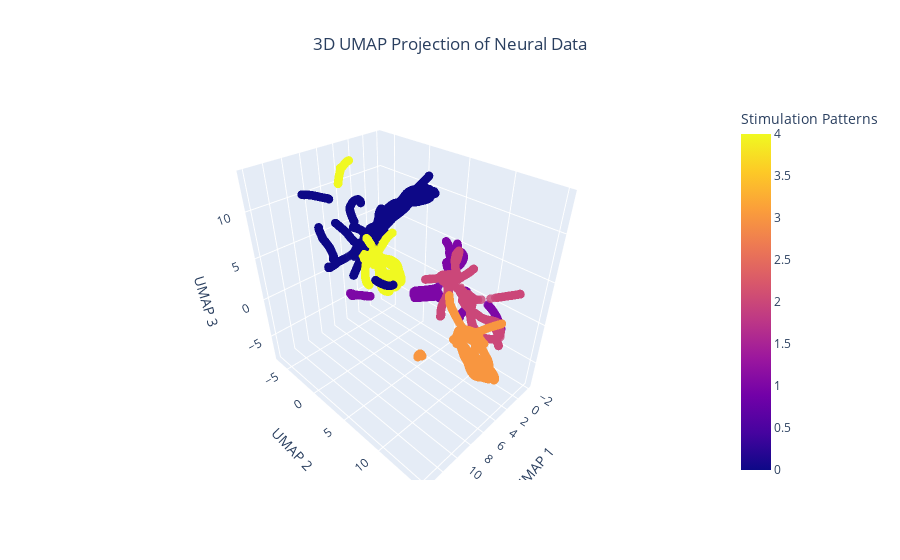

Notebook cell for this chart:
### Code cell
# 3D Scatter Plot
fig_3d = px.scatter_3d(
    x=proj_3d[:, 0], y=proj_3d[:, 1], z=proj_3d[:, 2],
    color=df['stim_params'],
    labels={'x': 'UMAP 1', 'y': 'UMAP 2', 'z': 'UMAP 3', 'color': 'Stimulation Patterns'},
    title='3D UMAP Projection'
)
fig_3d.update_traces(marker=dict(size=3, opacity=0.8), selector=dict(mode='markers'))
fig_3d.update_layout(
    title={'text': '3D UMAP Projection of Neural Data', 'x': 0.5, 'xanchor': 'center'},
    legend=dict(title='Stimulation Pattern Groups'),
    scene=dict(
        xaxis_title='UMAP 1',
        yaxis_title='UMAP 2',
        zaxis_title='UMAP 3'
    )
)

# Showing the plots
fig_3d.show()

### Figure 1 — Plotly figure (JSON) as saved in the notebook; plotly's stock layout.template omitted (floating-point values rounded to 4 significant figures; data arrays with more than 128 entries replaced by an {"elided": "..."} marker saying what was removed)
{"data": [{"hovertemplate": "UMAP 1=%{x}<br>UMAP 2=%{y}<br>UMAP 3=%{z}<br>Stimulation Patterns=%{marker.color}<extra></extra>", "legendgroup": "", "marker": {"color": {"elided": "4575 int values"}, "coloraxis": "coloraxis", "opacity": 0.8, "size": 3, "symbol": "circle"}, "mode": "markers", "name": "", "scene": "scene", "showlegend": false, "type": "scatter3d", "x": {"elided": "4575 float values"}, "y": {"elided": "4575 float values"}, "z": {"elided": "4575 float values"}}], "layout": {"coloraxis": {"colorbar": {"title": {"text": "Stimulation Patterns"}}, "colorscale": [[0, "#0d0887"], [0.1111, "#46039f"], [0.2222, "#7201a8"], [0.3333, "#9c179e"], [0.4444, "#bd3786"], [0.5556, "#d8576b"], [0.6667, "#ed7953"], [0.7778, "#fb9f3a"], [0.8889, "#fdca26"], [1, "#f0f921"]]}, "legend": {"title": {"text": "Stimulation Pattern Groups"}, "tracegroupgap": 0}, "scene": {"domain": {"x": [0, 1], "y": [0, 1]}, "xaxis": {"title": {"text": "UMAP 1"}}, "yaxis": {"title": {"text": "UMAP 2"}}, "zaxis": {"title": {"text": "UMAP 3"}}}, "title": {"text": "3D UMAP Projection of Neural Data", "x": 0.5, "xanchor": "center"}}}
